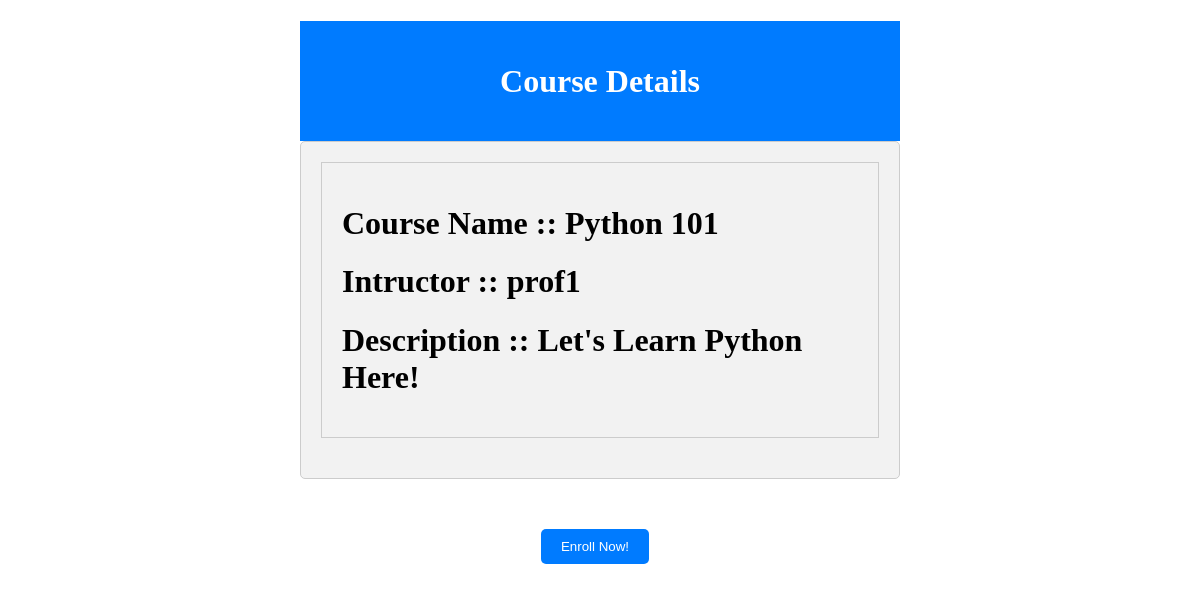
The page /enroll?course_id=1 (signed in) on the database its author committed.
### app.py (models this page shows, shortened)
class Course(db.Model):
    id = db.Column(db.Integer, primary_key = True, autoincrement=True)
    cname = db.Column(db.String(50), nullable = False)
    cdesc = db.Column(db.String(200), nullable = False)
    teacher_uname = db.Column(db.String(30), nullable = False)

### app.py (the view, shortened to what this page needs)
@app.route('/enroll', methods=['POST', 'GET'])
def enroll():
    if current_user.is_authenticated:
        cid = request.args.get('course_id')
        crs = Course.query.filter_by(id = cid).first()
        print(cid)
        return render_template('course_details.html', crs = crs)

### app.py (called while the page is built)
@login_manager.user_loader
def load_user(uname):
    return User.query.filter_by(uname=uname).first()

### templates/course_details.html (shortened to what this page needs)
<!DOCTYPE html>
<html>
    <head>
        <link rel="stylesheet" type="text/css" href= {{ url_for('static', filename='loginstyles.css') }} />
    </head>
    <body>
        <header>
            <h1>Course Details</h1>
        </header>
        <main>
            <div class="course">
                <h1>Course Name :: {{crs.cname}}</h1>
                <h1>Intructor :: {{crs.teacher_uname}}</h1>
                <h1>Description :: {{crs.cdesc}}</h1>
            </div>
        </main>
        <form action="{{url_for('enroll', course_id=crs.id)}}" method="post">
            <div class="auth-options">
                <button type="submit">Enroll Now!</button>
            </div>
        </form>
    </body>
</html>

### static/loginstyles.css (style rules this page uses)
* { box-sizing: border-box; }
header, main, footer { max-width: 600px; margin: 0 auto; padding: 20px; }
header { background-color: #007bff; color: #fff; text-align: center; }
main { background-color: #f2f2f2; border: 1px solid #ccc; border-radius: 5px; }
form { padding: 20px; }
.auth-options { display: flex; justify-content: center; margin-top: 20px; }
.auth-options button { background-color: #fff; border: 1px solid #ccc; border-radius: 5px; padding: 10px 20px; cursor: pointer; transition: background-color 0.3s ease; }
.auth-options button:first-child { margin-right: 10px; }
form div { margin-bottom: 10px; }
button[type="submit"] { background-color: #007bff; color: #fff; color: #fff; border: none; border-radius: 5px; padding: 10px 20px; cursor: pointer; transition: background-color 0.3s ease; margin-top: 10px; }
.course { border: 1px solid #ccc; padding: 20px; margin-bottom: 20px; }

### rows shown on the page
Course: cname "Python 101", teacher_uname "prof1", cdesc "Let's Learn Python Here!"
